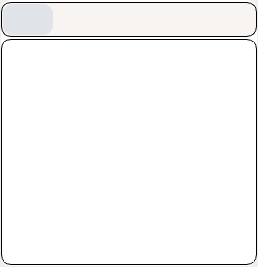
<?xml version="1.0" encoding="UTF-8"?>
<ui version="4.0">
 <class>TranslateWindow</class>
 <widget class="QWidget" name="TranslateWindow">
  <property name="geometry">
   <rect>
    <x>0</x>
    <y>0</y>
    <width>258</width>
    <height>267</height>
   </rect>
  </property>
  <property name="sizePolicy">
   <sizepolicy hsizetype="Preferred" vsizetype="Preferred">
    <horstretch>0</horstretch>
    <verstretch>0</verstretch>
   </sizepolicy>
  </property>
  <property name="acceptDrops">
   <bool>false</bool>
  </property>
  <property name="windowTitle">
   <string>快捷翻译</string>
  </property>
  <property name="styleSheet">
   <string notr="true">/***************
     all
***************/
*{
	font: 12pt &quot;微软雅黑&quot;;
}


/************************
        searchButton
*************************/
#searchButton{ 
	width: 50px;
	height: 31px;
	border: 1px solid;
	border: none;
	border-radius: 10px;
	background-color: rgb(224, 227, 232);
}

#searchButton:hover{
	color: white;
	background-color: rgb(108, 108, 108);
}

#searchButton:pressed{
	color: white;
	font-weight: bold;
	background-color: rgb(0, 170, 255);
}

/************************
        searchEdit
*************************/
#searchEdit{
	padding: 4px;
	border: none;
	border-radius: 10px;
	background-color: rgb(248, 244, 241);
}

#searchEdit:hover{
	background-color: rgb(108, 108, 108);
}

#searchEdit:focus{
	border: 1px solid;
	background-color: rgb(255, 255, 255);
}

/************************
        resultPlainTextEdit
*************************/
#resultPlainTextEdit{
	border: 1px solid;
	border-radius: 10px;
	padding:2px;
}

/************************
        frame
*************************/
#frame{
	background-color: rgb(255, 255, 255);
	border: none;
	border-radius: 10px;
}

/*********************
    frame_2
*********************/

#frame_2{
	border: 1px solid;
	border-radius: 10px;
	padding-top: 1px;
	padding-bottom: 1px;	
	background-color: rgb(248, 244, 241);
}









</string>
  </property>
  <layout class="QVBoxLayout" name="verticalLayout_3">
   <property name="spacing">
    <number>5</number>
   </property>
   <property name="sizeConstraint">
    <enum>QLayout::SetDefaultConstraint</enum>
   </property>
   <property name="leftMargin">
    <number>1</number>
   </property>
   <property name="topMargin">
    <number>0</number>
   </property>
   <property name="rightMargin">
    <number>1</number>
   </property>
   <property name="bottomMargin">
    <number>1</number>
   </property>
   <item>
    <widget class="QFrame" name="frame">
     <property name="acceptDrops">
      <bool>false</bool>
     </property>
     <property name="frameShape">
      <enum>QFrame::StyledPanel</enum>
     </property>
     <property name="frameShadow">
      <enum>QFrame::Raised</enum>
     </property>
     <layout class="QVBoxLayout" name="verticalLayout_2">
      <property name="leftMargin">
       <number>0</number>
      </property>
      <property name="topMargin">
       <number>0</number>
      </property>
      <property name="rightMargin">
       <number>0</number>
      </property>
      <property name="bottomMargin">
       <number>1</number>
      </property>
      <item>
       <layout class="QVBoxLayout" name="verticalLayout">
        <property name="spacing">
         <number>2</number>
        </property>
        <property name="topMargin">
         <number>2</number>
        </property>
        <item>
         <widget class="QFrame" name="frame_2">
          <property name="sizePolicy">
           <sizepolicy hsizetype="Preferred" vsizetype="Preferred">
            <horstretch>0</horstretch>
            <verstretch>0</verstretch>
           </sizepolicy>
          </property>
          <property name="acceptDrops">
           <bool>true</bool>
          </property>
          <property name="frameShape">
           <enum>QFrame::StyledPanel</enum>
          </property>
          <property name="frameShadow">
           <enum>QFrame::Raised</enum>
          </property>
          <layout class="QHBoxLayout" name="horizontalLayout_2">
           <property name="spacing">
            <number>0</number>
           </property>
           <property name="sizeConstraint">
            <enum>QLayout::SetDefaultConstraint</enum>
           </property>
           <property name="leftMargin">
            <number>1</number>
           </property>
           <property name="topMargin">
            <number>0</number>
           </property>
           <property name="rightMargin">
            <number>1</number>
           </property>
           <property name="bottomMargin">
            <number>0</number>
           </property>
           <item>
            <widget class="QPushButton" name="searchButton">
             <property name="sizePolicy">
              <sizepolicy hsizetype="Fixed" vsizetype="Fixed">
               <horstretch>0</horstretch>
               <verstretch>0</verstretch>
              </sizepolicy>
             </property>
             <property name="text">
              <string/>
             </property>
             <property name="icon">
              <iconset resource="traslateIcon.qrc">
               <normaloff>:/image/image/search_4_aigei_com.png</normaloff>:/image/image/search_4_aigei_com.png</iconset>
             </property>
             <property name="iconSize">
              <size>
               <width>24</width>
               <height>24</height>
              </size>
             </property>
            </widget>
           </item>
           <item>
            <widget class="QLineEdit" name="searchEdit">
             <property name="focusPolicy">
              <enum>Qt::StrongFocus</enum>
             </property>
             <property name="text">
              <string/>
             </property>
             <property name="dragEnabled">
              <bool>false</bool>
             </property>
            </widget>
           </item>
          </layout>
         </widget>
        </item>
        <item>
         <widget class="QPlainTextEdit" name="resultPlainTextEdit">
          <property name="acceptDrops">
           <bool>false</bool>
          </property>
          <property name="readOnly">
           <bool>true</bool>
          </property>
          <property name="plainText">
           <string/>
          </property>
         </widget>
        </item>
       </layout>
      </item>
     </layout>
    </widget>
   </item>
  </layout>
 </widget>
 <resources>
  <include location="traslateIcon.qrc"/>
 </resources>
 <connections>
  <connection>
   <sender>searchEdit</sender>
   <signal>returnPressed()</signal>
   <receiver>TranslateWindow</receiver>
   <slot>onSearchButtonClicked()</slot>
   <hints>
    <hint type="sourcelabel">
     <x>297</x>
     <y>20</y>
    </hint>
    <hint type="destinationlabel">
     <x>429</x>
     <y>24</y>
    </hint>
   </hints>
  </connection>
  <connection>
   <sender>searchButton</sender>
   <signal>clicked()</signal>
   <receiver>TranslateWindow</receiver>
   <slot>onSearchButtonClicked()</slot>
   <hints>
    <hint type="sourcelabel">
     <x>460</x>
     <y>17</y>
    </hint>
    <hint type="destinationlabel">
     <x>458</x>
     <y>-9</y>
    </hint>
   </hints>
  </connection>
 </connections>
 <slots>
  <slot>onSearchButtonClicked()</slot>
  <slot>onAddButtonClicked()</slot>
 </slots>
</ui>
